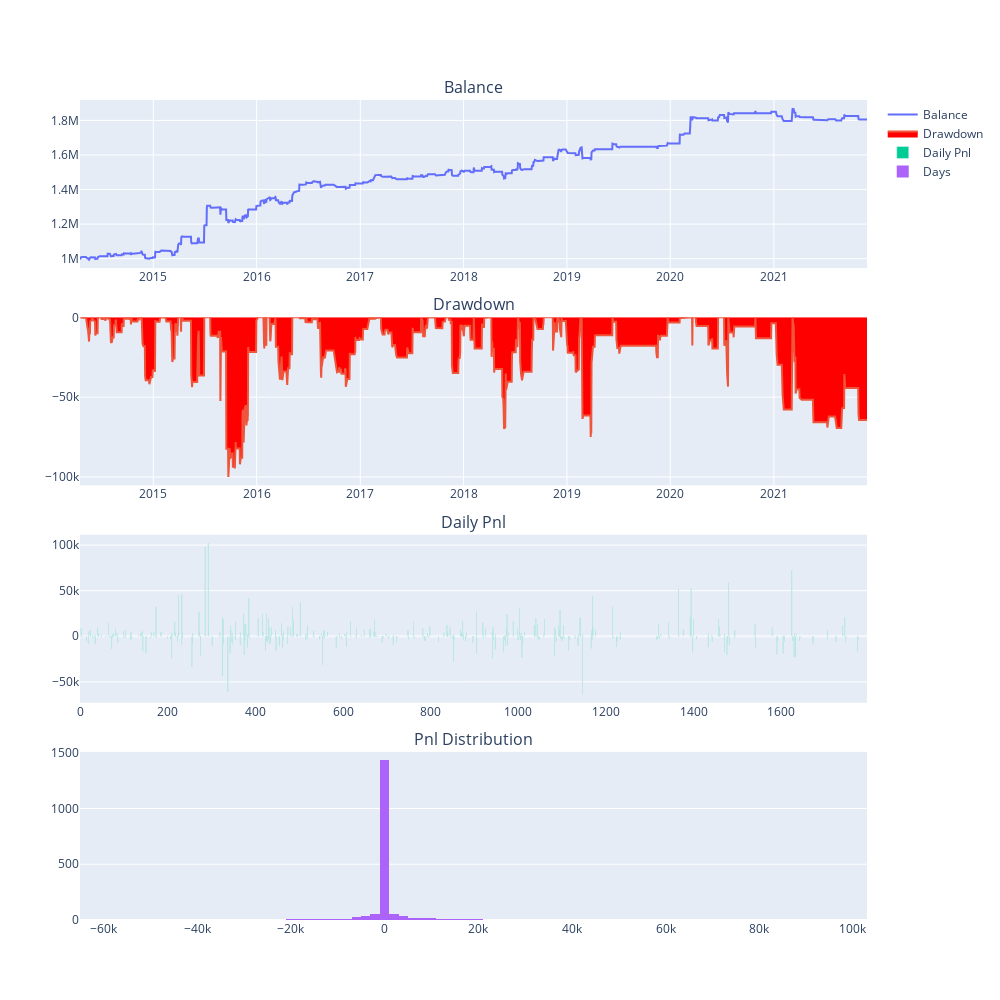

Here is the notebook cell this chart was saved with:
### Code cell
s1.show_result()

### Figure 1 — Plotly figure (JSON) as saved in the notebook; plotly's stock layout.template omitted (floating-point values rounded to 4 significant figures; data arrays with more than 128 entries replaced by an {"elided": "..."} marker saying what was removed)
{"data": [{"mode": "lines", "name": "Balance", "type": "scatter", "x": {"elided": "1796 str values"}, "xaxis": "x", "y": {"elided": "1796 float values"}, "yaxis": "y"}, {"fill": "tozeroy", "fillcolor": "red", "mode": "lines", "name": "Drawdown", "type": "scatter", "x": {"elided": "1796 str values"}, "xaxis": "x2", "y": {"elided": "1796 float values"}, "yaxis": "y2"}, {"name": "Daily Pnl", "type": "bar", "xaxis": "x3", "y": {"elided": "1796 float values"}, "yaxis": "y3"}, {"name": "Days", "nbinsx": 100, "type": "histogram", "x": {"elided": "1796 float values"}, "xaxis": "x4", "yaxis": "y4"}], "layout": {"annotations": [{"font": {"size": 16}, "showarrow": false, "text": "Balance", "x": 0.5, "xanchor": "center", "xref": "paper", "y": 1, "yanchor": "bottom", "yref": "paper"}, {"font": {"size": 16}, "showarrow": false, "text": "Drawdown", "x": 0.5, "xanchor": "center", "xref": "paper", "y": 0.735, "yanchor": "bottom", "yref": "paper"}, {"font": {"size": 16}, "showarrow": false, "text": "Daily Pnl", "x": 0.5, "xanchor": "center", "xref": "paper", "y": 0.47, "yanchor": "bottom", "yref": "paper"}, {"font": {"size": 16}, "showarrow": false, "text": "Pnl Distribution", "x": 0.5, "xanchor": "center", "xref": "paper", "y": 0.205, "yanchor": "bottom", "yref": "paper"}], "height": 1000, "width": 1000, "xaxis": {"anchor": "y", "domain": [0, 1]}, "xaxis2": {"anchor": "y2", "domain": [0, 1]}, "xaxis3": {"anchor": "y3", "domain": [0, 1]}, "xaxis4": {"anchor": "y4", "domain": [0, 1]}, "yaxis": {"anchor": "x", "domain": [0.795, 1]}, "yaxis2": {"anchor": "x2", "domain": [0.53, 0.735]}, "yaxis3": {"anchor": "x3", "domain": [0.265, 0.47]}, "yaxis4": {"anchor": "x4", "domain": [0, 0.205]}}}
